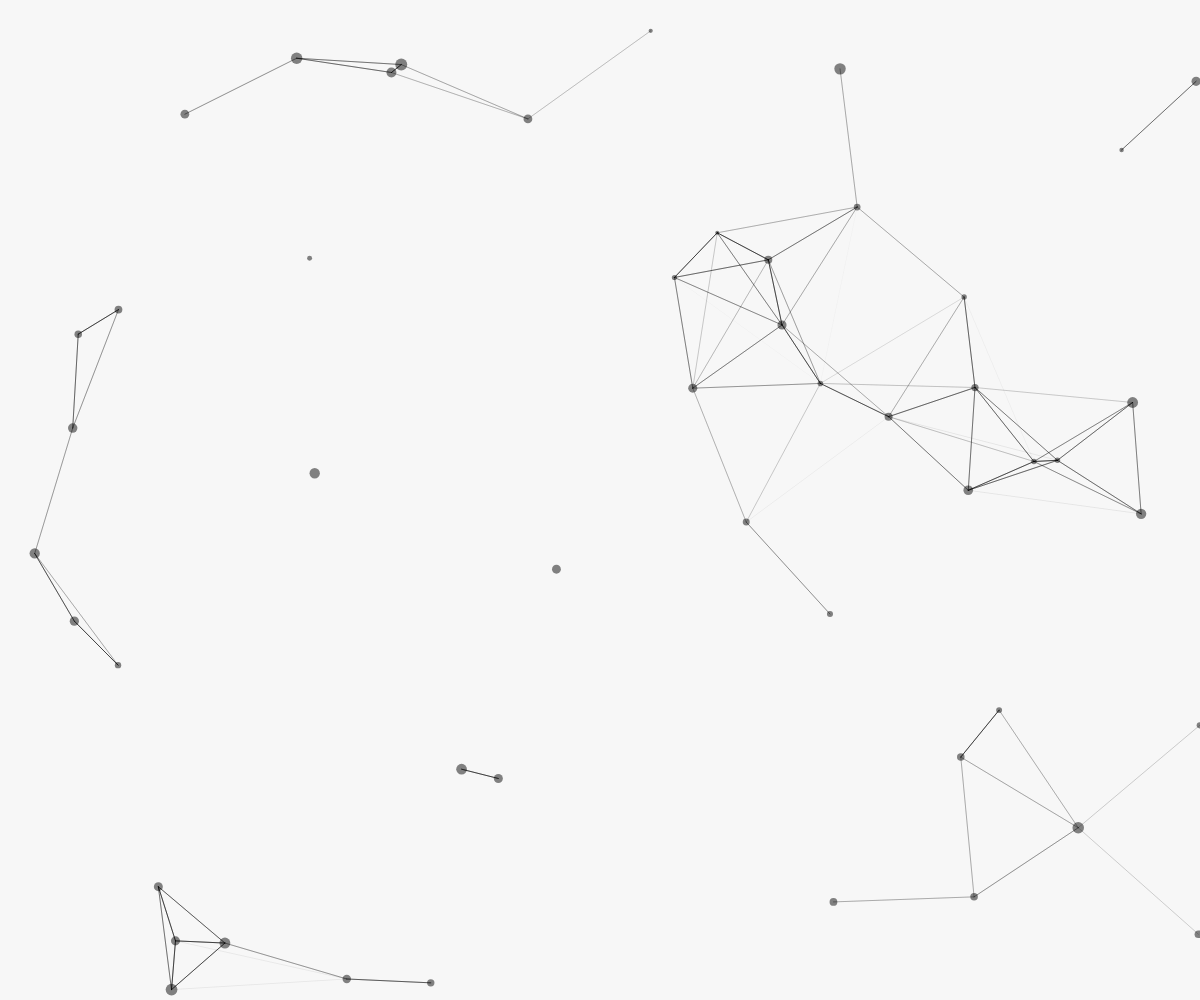
Frame 1 (no input)
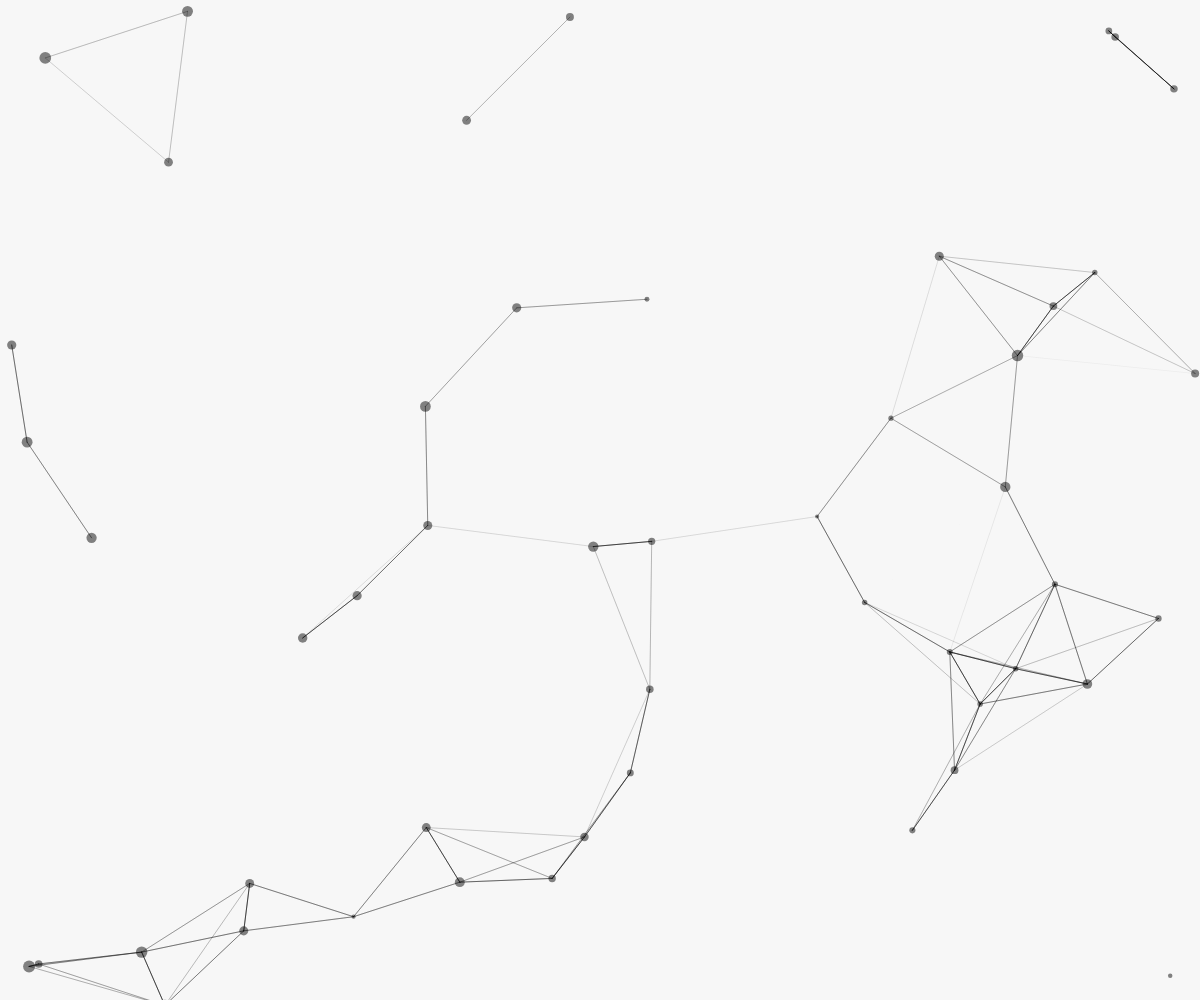
Frame 60 (no input)
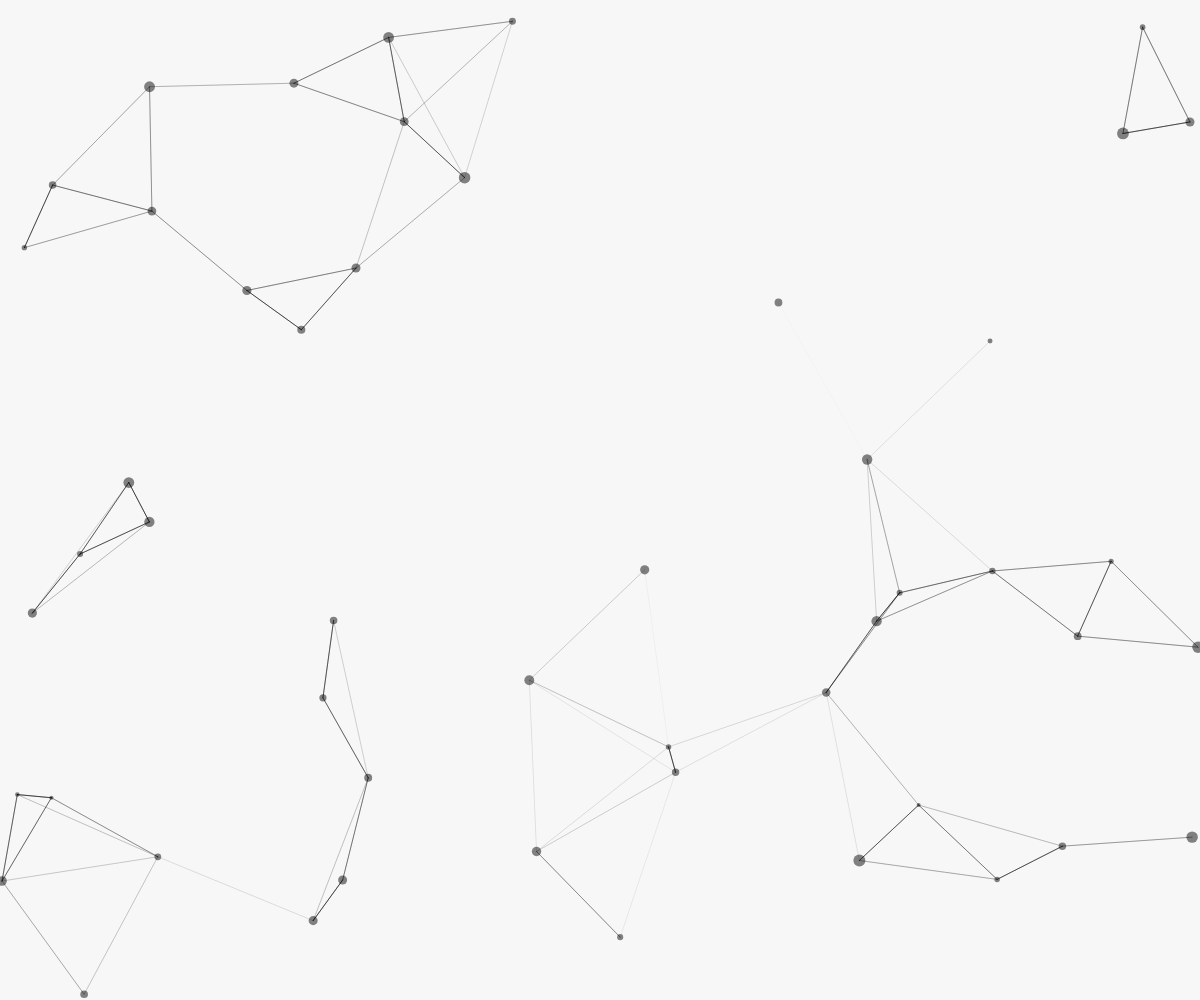
Frame 120 (the mouse pressed at the canvas centre since frame 60)

The p5.js sketch that drew these frames (run headless with seeded random() and noise() and a simulated clock; from frame 60 on, the mouse is pressed at the canvas centre):

// p5.js sketch
// ── sketch.js
const ballRadius = [2, 6];
const bg = [247, 247, 247];
const ballColor = [0, 0, 0, 123];

var maxDistancePx = 250;
var colAtMaxpx = 50;

const num_balls = 50;
const minSpeed = 5;
const maxSpeed = 40;
const stweight = 1;

class ball {
    constructor(pos, dir, speed, radius) {
        this.pos = pos;
        this.dir = dir;
        this.dir.mult(speed);
        this.radius = radius;
    }

    update(bounds, deltaTime) {
        this.pos.add(p5.Vector.mult(this.dir, deltaTime));
        if (this.pos.x-this.radius >= bounds[0]) {
            this.pos.x = 0;
        }
        else if (this.pos.x+this.radius <= 0) {
            this.pos.x = bounds[0];
        }
        if (this.pos.y-this.radius >= bounds[1]) {
            this.pos.y = 0;
        }
        else if (this.pos.y+this.radius <= 0) {
            this.pos.y = bounds[1];
        }
    }

    draw(col) {
        noStroke();
        fill(col);
        circle(this.pos.x, this.pos.y, this.radius * 2);
    }

    drawLines(other_ball, col) {
        let d = dist(this.pos.x, this.pos.y, other_ball.pos.x, other_ball.pos.y);
        if(d < maxDistancePx) {
            let k = constrain(d, colAtMaxpx, maxDistancePx);
            let alpha = map(k, maxDistancePx, colAtMaxpx, 0, col[3]);
            stroke(col[0], col[1], col[2], alpha);
            strokeWeight(stweight);
            line(this.pos.x, this.pos.y, other_ball.pos.x, other_ball.pos.y);
        }
    }
}

const balls = [];

function setup() {
    createCanvas(windowWidth, windowHeight);

    maxDistancePx = (width+height) / 12;
    colAtMaxpx = maxDistancePx / 3;

    for(let i = 0; i < num_balls; i++) {
        balls.push(new ball(createVector(random(0, width), random(0, height)), p5.Vector.random2D(), random(minSpeed, maxSpeed), random(ballRadius[0], ballRadius[1])))
    }
}

function draw() {
    background(bg);

    for(let i = 0; i < num_balls; i++) {
        ball1 = balls[i];
        for(let j = 0; j < num_balls; j++) {
            if(j != i) {
                ball2 = balls[j];
                ball2.drawLines(ball1, ballColor);
            }
        }
    }

    for(let i = 0; i < num_balls; i++) {
        balls[i].draw(ballColor)
    }

    for(let i = 0; i < num_balls; i++) {
        balls[i].update([width, height], deltaTime/100)
    }
    // console.log(frameRate())
}

function windowResized() {
    resizeCanvas(windowWidth, windowHeight);

    maxDistancePx = (width+height) / 12;
    colAtMaxpx = maxDistancePx / 3;
}

// ── sketch.html
<!DOCTYPE html>
    <html lang="en">
    <head>
        <meta charset="UTF-8">
        <meta http-equiv="X-UA-Compatible" content="IE=edge">
        <meta name="viewport" content="width=device-width, initial-scale=1.0">
        <title>Sketch</title>
        <script src="https://cdnjs.cloudflare.com/ajax/libs/p5.js/1.4.1/p5.js"></script>
        <link rel="stylesheet" href="./sketch.css">
    </head>
    <body>
        <main>
        </main>
        <script src="./sketch.js"></script>
    </body>
</html>
